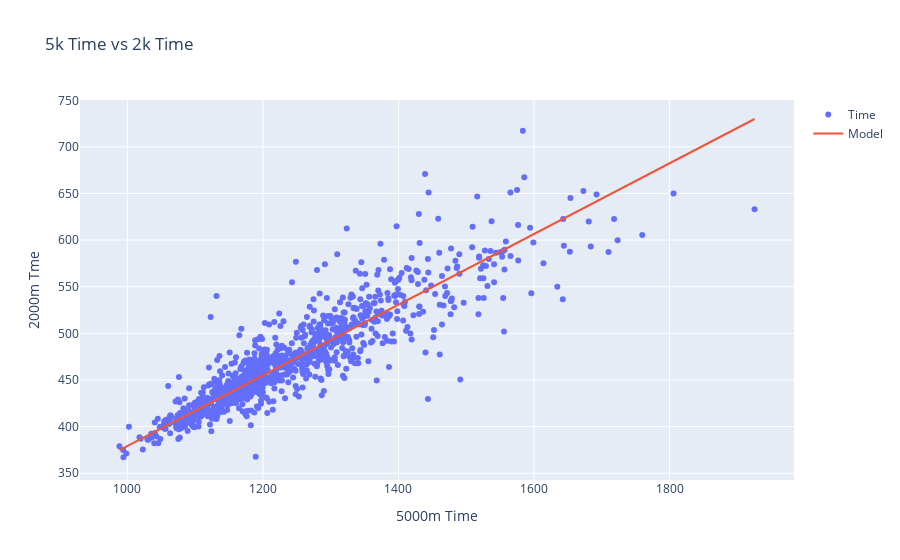

Notebook source saved alongside this figure:
### Code cell
line_y = [0.3791] * pp_5_2_10.df_test["time_5000"]

pp.plot_scatter_and_line(pp_5_2_10.df_test["time_5000"], pp_5_2_10.df_test["time_2000"], line_y, "Time", "Model", "5k Time vs 2k Time", "5000m Time", "2000m Tme")

### Figure 1 — Plotly figure (JSON) as saved in the notebook; plotly's stock layout.template omitted (floating-point values rounded to 4 significant figures; data arrays with more than 128 entries replaced by an {"elided": "..."} marker saying what was removed)
{"data": [{"mode": "markers", "name": "Time", "type": "scatter", "x": {"elided": "1065 float values"}, "y": {"elided": "1065 float values"}}, {"name": "Model", "type": "scatter", "x": {"elided": "1065 float values"}, "y": {"elided": "1065 float values"}}], "layout": {"title": {"text": "5k Time vs 2k Time"}, "xaxis": {"title": {"text": "5000m Time"}}, "yaxis": {"title": {"text": "2000m Tme"}}}}
